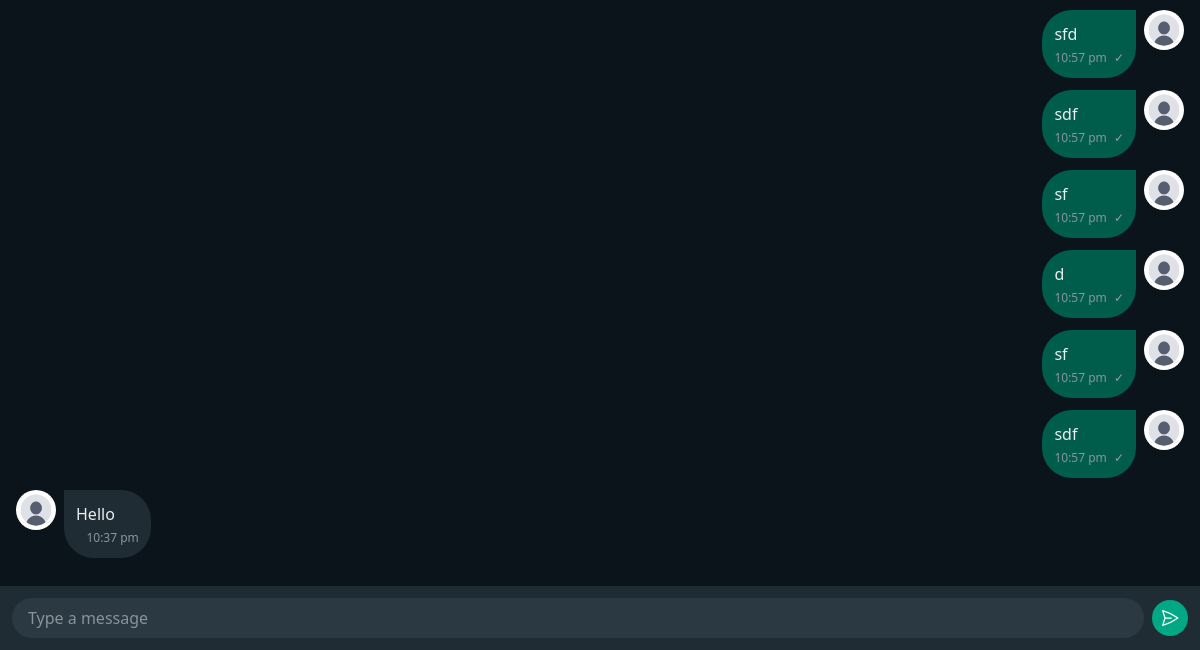
The app's page /chat/group/1 (signed in, lower part), older data.
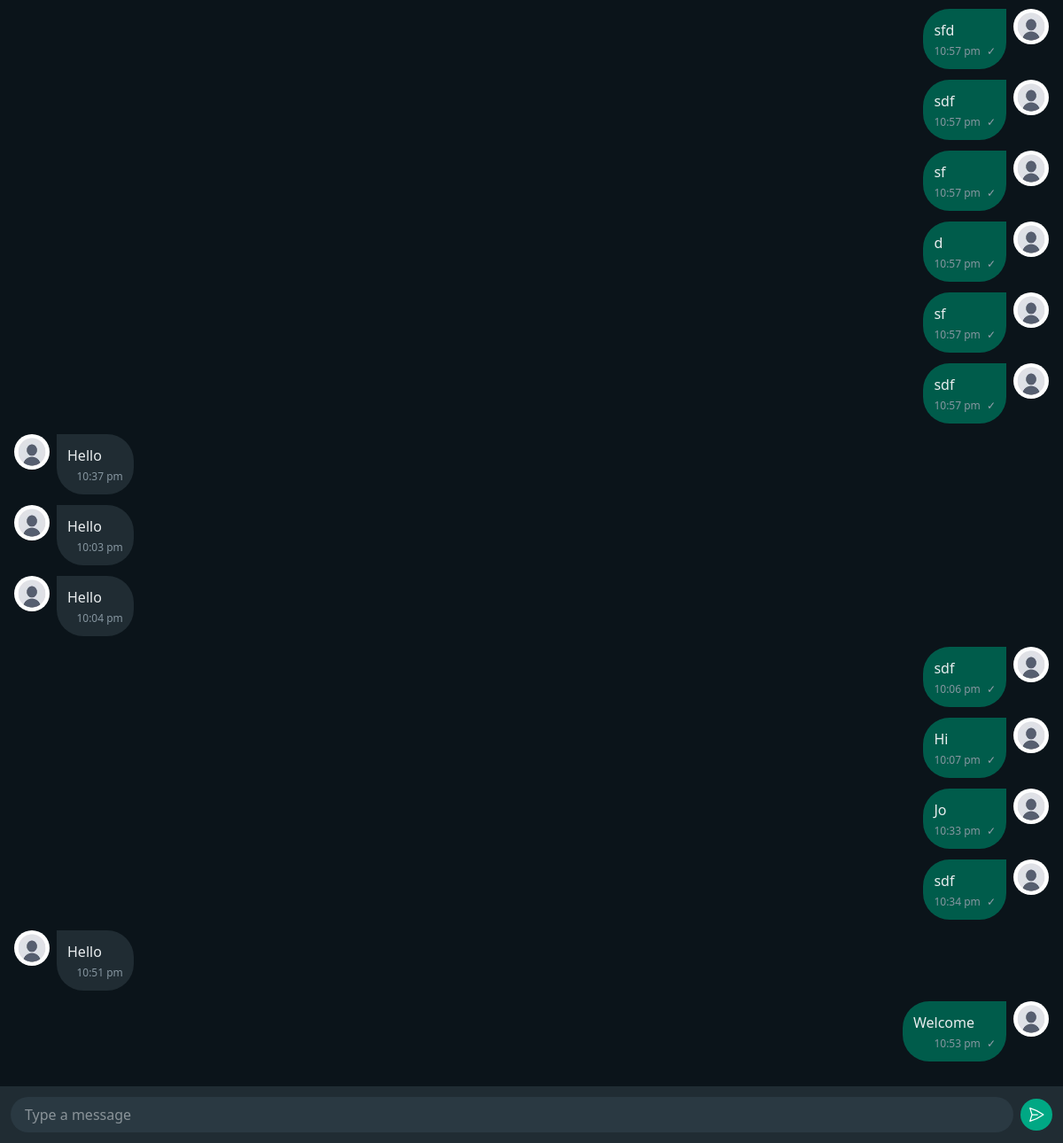
The same page, newer data.
### chat/models.py (models this page shows, shortened)
class GroupMessagesModel(models.Model):
    room = models.ForeignKey(
        GroupModel,
        on_delete=models.CASCADE,
        related_name='messages'
    )
    sender = models.ForeignKey(
        CustomUser,
        on_delete=models.CASCADE,
        related_name='messages_sent'
    )
    message = models.TextField()
    timestamp = models.DateTimeField(auto_now_add=True)
    read = models.BooleanField(default=False)
    class Meta:
        ordering = ["timestamp"]
        indexes = [
            models.Index(fields=["room", "timestamp"]),
            models.Index(fields=["sender"]),
        ]

### userauths/models.py (models this page shows, shortened)
class CustomUser(AbstractUser):
    username = models.CharField(
        max_length=20,
        unique=True,
        blank=False,
        validators=[
            RegexValidator(
                regex='^[a-zA-Z0-9_]+$',
                message='Username can only contain letters, numbers, and underscores',
                code='invalid_username'
            )
        ],
        help_text='Required 20 characters or fewer. Letters, digits and _ only.'
    )
    email = models.EmailField(
        unique=True,
        blank=False,
        help_text='Required. Must be a valid email address.'
    )
    bio = models.TextField(
        max_length=500,  # Increased from 100
        blank=True,  # Changed from False
        help_text='Tell us about yourself (500 characters max)'
    )
    avatar = models.ImageField(
        upload_to=userDirectoryPath,
        default='default.jpg',
        help_text='Profile picture (300x300 recommended)'
    )
    website = models.URLField(
        blank=True,
        default='',
        help_text='Your personal website'
    )
    facebook = models.URLField(
        blank=True,
        default='',
        help_text='Your Facebook profile URL'
    )
    instagram = models.URLField(  # Fixed typo from 'instagran'
        blank=True,
        default='',
        help_text='Your Instagram profile URL'
    )
    twitter = models.URLField(
        blank=True,
        default='',
        help_text='Your Twitter profile URL'
    )
    is_verified = models.BooleanField(
        default=False,
        help_text='Designates whether the user has verified their email'
    )
    last_activity = models.DateTimeField(
        null=True,
        blank=True,
        help_text='Last time the user was active'
    )
    USERNAME_FIELD = 'email'
    REQUIRED_FIELDS = ['username']  # Email is already required by default
    class Meta:
        verbose_name = 'User'
        verbose_name_plural = 'Users'
        ordering = ['-date_joined']

### chat/views.py (the view, shortened to what this page needs)
# urls.py: path('group/<int:pk>', GroupView.as_view(), name='group'),
class GroupView(LoginRequiredMixin, View):
    login_url = '/'  # Redirect URL if not authenticated
    redirect_field_name = 'next'  # Default (optional)
    def get(self, request, pk):
        try:
            group = GroupModel.objects.get(pk=pk)
            participant_ids = list(group.participants.values_list("id", flat=True))
            messages = group.messages.all().order_by('timestamp')
        except Exception as e:
            messages.error(request, f"Error loading conversations: {str(e)}")
        return render(request, 'chat/group.html', {
            'group': group,
            'chat_messages': messages,
            'participant_ids': participant_ids,
        })

### templates/chat/group.html (shortened to what this page needs)
{% extends "chat/base.html" %}
{% block content %}
  {% load static %}
  <div
    class="flex flex-col h-screen bg-[#0B141A]"
    id="chat-container"
    data-group-id="{{group.id}}"
    data-user-id="{{ request.user.id }}"
    data-user-name="{{ request.user.username }}"
    data-user-avatar="{{ request.user.avatar.url }}"
    data-participant-ids="{{ participant_ids|safe }}"
    >
    <div
      class="flex-1 overflow-y-auto p-4 space-y-2 bg-[#0B141A] bg-opacity-95"
      id="messages-container"
    >
      {% for message in chat_messages %}
      <div
        class="flex {% if message.sender == request.user %}justify-end{% else %}justify-start{% endif %} gap-2 mb-3"
      >
        {% if message.sender != request.user %}
        <img
          src="{{ message.sender.avatar.url|default:'/media/default.jpg' }}"
          alt="{{ message.sender.username }}"
          class="w-10 h-10 rounded-full object-cover flex-shrink-0"
          onerror="this.src='/static/images/default-avatar.jpg'"
        />
        {% endif %}
        <div
          class="max-w-[65%] rounded-br-[30px] rounded-bl-[30px] p-3 {% if message.sender == request.user %}rounded-tl-[30px] bg-[#005C4B]{% else %}rounded-tr-[30px] bg-[#202C33]{% endif %} group relative"
        >
          <div class="relative">
            <p class="text-[#E9EDEF] pr-6">{{ message.message }}</p>
          </div>
          <p class="text-xs text-[#8696A0] text-right mt-1">
            {{ message.timestamp|time:"g:i A"|lower }}
            {% if message.sender == request.user %}
                <span class="ml-1 text-gray-400">✓</span>
            {% endif %}
          </p>
        </div>
        {% if message.sender == request.user %}
        <img
          src="{{ message.sender.avatar.url|default:'/media/default.jpg' }}"
          alt="{{ request.user.username }}"
          class="w-10 h-10 rounded-full object-cover flex-shrink-0"
          onerror="this.src='/static/images/default-avatar.jpg'"
        />
        {% endif %}
      </div>
      {% empty %}
      <div class="text-center text-[#8696A0] py-8">No messages yet</div>
      {% endfor %}
    </div>
    <div class="p-3 bg-[#202C33]">
      <form method="post" id="chat-form" class="flex items-center gap-2 w-full">
        <div class="flex-1 min-w-0">
          <input
            type="text"
            name="body"
            id="body"
            placeholder="Type a message"
            class="w-full bg-[#2A3942] text-[#E9EDEF] rounded-full px-4 py-2 focus:outline-none focus:ring-1 focus:ring-[#00A884]"
            autocomplete="off"
            required
          />
        </div>
        <button
          type="submit"
          class="shrink-0 bg-[#00A884] text-white rounded-full p-2 hover:bg-[#06CF9C] focus:outline-none focus:ring-1 focus:ring-white cursor-pointer"
          aria-label="Send message"
        >
          <svg
            xmlns="http://www.w3.org/2000/svg"
            class="h-5 w-5"
            fill="none"
            viewBox="0 0 24 24"
            stroke-width="1.5"
            stroke="currentColor"
            class="size-6"
          >
            <path
              stroke-linecap="round"
              stroke-linejoin="round"
              d="M6 12 3.269 3.125A59.769 59.769 0 0 1 21.485 12 59.768 59.768 0 0 1 3.27 20.875L5.999 12Zm0 0h7.5"
            />
          </svg>
        </button>
      </form>
    </div>
  </div>
{% endblock content %}

### templates/chat/base.html (shortened to what this page needs)
<!DOCTYPE html>
<html lang="en">
  <head>
    {% load static %}
    <script src="https://cdn.jsdelivr.net/npm/@tailwindcss/browser@4"></script>
  </head>
  <body class="bg-gray-600">
    {% block content %} {% endblock content %}
  </body>
</html>

Row changes from the older to the newer data that the page shows:
added GroupMessagesModel: sender.avatar (placeholder picture), message "Hello", timestamp "10:03 pm"
added GroupMessagesModel: sender.avatar (placeholder picture), message "Hello", timestamp "10:04 pm"
added GroupMessagesModel: message "sdf", timestamp "10:06 pm", sender.avatar (placeholder picture)
added GroupMessagesModel: message "Hi", timestamp "10:07 pm", sender.avatar (placeholder picture)
added GroupMessagesModel: message "Jo", timestamp "10:33 pm", sender.avatar (placeholder picture)
added GroupMessagesModel: message "sdf", timestamp "10:34 pm", sender.avatar (placeholder picture)
added GroupMessagesModel: sender.avatar (placeholder picture), message "Hello", timestamp "10:51 pm"
added GroupMessagesModel: message "Welcome", timestamp "10:53 pm", sender.avatar (placeholder picture)
